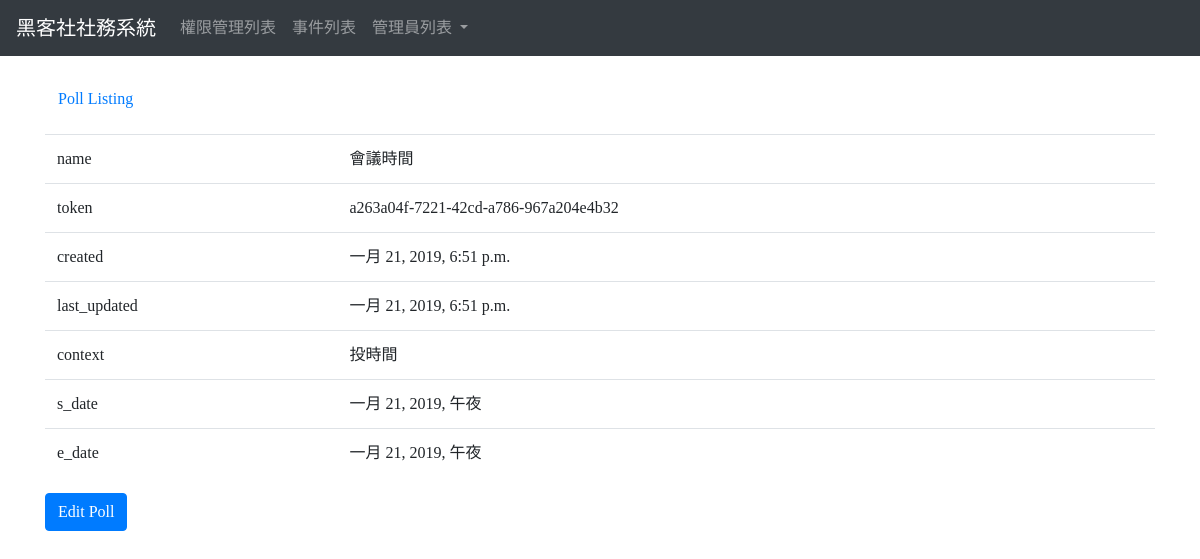
Page /club/poll/detail/a263a04f722142cda786967a204e4b32/ on the committed database.
### club/models.py (models this page shows, shortened)
class Poll(models.Model):
    name = models.CharField(max_length=255)
    token = models.UUIDField(db_index=True, default=uuid.uuid4)
    created = models.DateTimeField(auto_now_add=True, editable=False)
    last_updated = models.DateTimeField(auto_now=True, editable=False)
    context = models.TextField(max_length=100)
    s_date = models.DateTimeField()
    e_date = models.DateTimeField()
    event = models.ForeignKey(
        Event,
        on_delete=models.CASCADE, related_name="poll_events"
    )
    class Meta:
        ordering = ('created',)
    def get_update_url(self):
        return reverse('club_poll_update', args=(self.token,))

### club/views.py (the view)
# urls.py: url(r'^club/poll/detail/(?P<token>[0-9a-f-]+)/$', views.PollDetailView.as_view(), name='club_poll_detail'),
class PollDetailView(DetailView):
    model = Poll
    def get_object(self):
        return Poll.objects.filter(token=self.kwargs['token']).first()

### club/templates/club/poll_detail.html
{% extends "base.html" %}
{% load static %}
{% block content %}
<p><a class="btn btn-default" href="{% url 'club_poll_list' %}">Poll Listing</a></p>
<table class="table">
<tr><td>name</td><td>{{ object.name }}</td></tr>
<tr><td>token</td><td>{{ object.token }}</td></tr>
<tr><td>created</td><td>{{ object.created }}</td></tr>
<tr><td>last_updated</td><td>{{ object.last_updated }}</td></tr>
<tr><td>context</td><td>{{ object.context }}</td></tr>
<tr><td>s_date</td><td>{{ object.s_date }}</td></tr>
<tr><td>e_date</td><td>{{ object.e_date }}</td></tr>
</table>
<a class="btn btn-primary" href="{{object.get_update_url}}">Edit Poll</a>
{% endblock %}

### club/templates/base.html (style rules this page uses)
* { font-family: Microsoft JhengHei !important; }

### rows in the picture
Poll: name "會議時間", token "a263a04f-7221-42cd-a786-967a204e4b32", created "一月 21, 2019, 6:51 p.m.", last_updated "一月 21, 2019, 6:51 p.m.", context "投時間", s_date "一月 21, 2019, 午夜", e_date "一月 21, 2019, 午夜"
